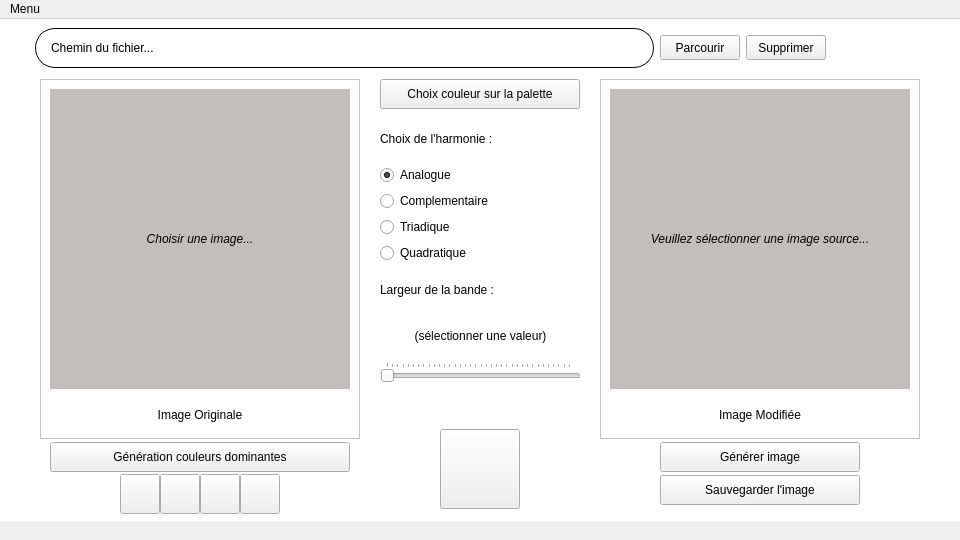
<?xml version="1.0" encoding="UTF-8"?>
<ui version="4.0">
 <class>HarmonieDesCouleurs</class>
 <widget class="QMainWindow" name="HarmonieDesCouleurs">
  <property name="geometry">
   <rect>
    <x>0</x>
    <y>0</y>
    <width>960</width>
    <height>540</height>
   </rect>
  </property>
  <property name="minimumSize">
   <size>
    <width>960</width>
    <height>540</height>
   </size>
  </property>
  <property name="sizeIncrement">
   <size>
    <width>0</width>
    <height>0</height>
   </size>
  </property>
  <property name="baseSize">
   <size>
    <width>0</width>
    <height>0</height>
   </size>
  </property>
  <property name="mouseTracking">
   <bool>false</bool>
  </property>
  <property name="contextMenuPolicy">
   <enum>Qt::DefaultContextMenu</enum>
  </property>
  <property name="windowTitle">
   <string>Harmonie Des Couleurs</string>
  </property>
  <property name="windowOpacity">
   <double>1.000000000000000</double>
  </property>
  <property name="animated">
   <bool>true</bool>
  </property>
  <widget class="QWidget" name="centralwidget">
   <property name="styleSheet">
    <string notr="true"/>
   </property>
   <widget class="QWidget" name="horizontalLayoutWidget">
    <property name="geometry">
     <rect>
      <x>10</x>
      <y>4</y>
      <width>941</width>
      <height>50</height>
     </rect>
    </property>
    <layout class="QHBoxLayout" name="horizontalLayout_3">
     <property name="leftMargin">
      <number>25</number>
     </property>
     <property name="rightMargin">
      <number>25</number>
     </property>
     <item>
      <widget class="QLabel" name="cheminParcourir">
       <property name="maximumSize">
        <size>
         <width>700</width>
         <height>40</height>
        </size>
       </property>
       <property name="autoFillBackground">
        <bool>false</bool>
       </property>
       <property name="styleSheet">
        <string notr="true">background-color: rgb(255, 255, 255);
border: 1px solid black;
border-radius: 20px;
font: 11pt &quot;Sawasdee&quot;;
</string>
       </property>
       <property name="frameShadow">
        <enum>QFrame::Sunken</enum>
       </property>
       <property name="lineWidth">
        <number>0</number>
       </property>
       <property name="text">
        <string>Chemin du fichier...</string>
       </property>
       <property name="scaledContents">
        <bool>true</bool>
       </property>
       <property name="alignment">
        <set>Qt::AlignLeading|Qt::AlignLeft|Qt::AlignVCenter</set>
       </property>
       <property name="indent">
        <number>15</number>
       </property>
      </widget>
     </item>
     <item>
      <widget class="QPushButton" name="Parcourir">
       <property name="maximumSize">
        <size>
         <width>80</width>
         <height>25</height>
        </size>
       </property>
       <property name="styleSheet">
        <string notr="true">font: 11pt &quot;Sawasdee&quot;;</string>
       </property>
       <property name="text">
        <string>Parcourir</string>
       </property>
      </widget>
     </item>
     <item>
      <widget class="QPushButton" name="Supprimer">
       <property name="maximumSize">
        <size>
         <width>80</width>
         <height>25</height>
        </size>
       </property>
       <property name="styleSheet">
        <string notr="true">font: 11pt &quot;Sawasdee&quot;;</string>
       </property>
       <property name="text">
        <string>Supprimer</string>
       </property>
      </widget>
     </item>
     <item>
      <spacer name="horizontalSpacer">
       <property name="orientation">
        <enum>Qt::Horizontal</enum>
       </property>
       <property name="sizeType">
        <enum>QSizePolicy::Maximum</enum>
       </property>
       <property name="sizeHint" stdset="0">
        <size>
         <width>100</width>
         <height>36</height>
        </size>
       </property>
      </spacer>
     </item>
    </layout>
   </widget>
   <widget class="QPushButton" name="colorSelector">
    <property name="geometry">
     <rect>
      <x>380</x>
      <y>60</y>
      <width>200</width>
      <height>30</height>
     </rect>
    </property>
    <property name="cursor">
     <cursorShape>ArrowCursor</cursorShape>
    </property>
    <property name="styleSheet">
     <string notr="true">font: 11pt &quot;Sawasdee&quot;;</string>
    </property>
    <property name="text">
     <string>Choix couleur sur la palette</string>
    </property>
   </widget>
   <widget class="QLabel" name="background">
    <property name="enabled">
     <bool>false</bool>
    </property>
    <property name="geometry">
     <rect>
      <x>0</x>
      <y>0</y>
      <width>960</width>
      <height>520</height>
     </rect>
    </property>
    <property name="styleSheet">
     <string notr="true">background-color: white;
background-image:url(&quot;../HarmonieDesCouleurs/background1920.jpg&quot;);
background-repeat: no-repeat;
background-position: center;</string>
    </property>
    <property name="text">
     <string/>
    </property>
   </widget>
   <widget class="QFrame" name="init_polaroid">
    <property name="geometry">
     <rect>
      <x>40</x>
      <y>60</y>
      <width>320</width>
      <height>360</height>
     </rect>
    </property>
    <property name="autoFillBackground">
     <bool>false</bool>
    </property>
    <property name="styleSheet">
     <string notr="true">background-color: rgb(255, 255, 255);</string>
    </property>
    <property name="frameShape">
     <enum>QFrame::StyledPanel</enum>
    </property>
    <property name="frameShadow">
     <enum>QFrame::Raised</enum>
    </property>
    <widget class="QFrame" name="init_fond_pola">
     <property name="geometry">
      <rect>
       <x>10</x>
       <y>10</y>
       <width>300</width>
       <height>300</height>
      </rect>
     </property>
     <property name="autoFillBackground">
      <bool>false</bool>
     </property>
     <property name="styleSheet">
      <string notr="true">background-color: rgb(192, 191, 188);</string>
     </property>
     <property name="frameShape">
      <enum>QFrame::StyledPanel</enum>
     </property>
     <property name="frameShadow">
      <enum>QFrame::Plain</enum>
     </property>
     <property name="lineWidth">
      <number>1</number>
     </property>
     <widget class="QLabel" name="init_image_label">
      <property name="geometry">
       <rect>
        <x>0</x>
        <y>0</y>
        <width>300</width>
        <height>300</height>
       </rect>
      </property>
      <property name="font">
       <font>
        <italic>true</italic>
       </font>
      </property>
      <property name="cursor">
       <cursorShape>ArrowCursor</cursorShape>
      </property>
      <property name="text">
       <string>Choisir une image...</string>
      </property>
      <property name="scaledContents">
       <bool>false</bool>
      </property>
      <property name="alignment">
       <set>Qt::AlignCenter</set>
      </property>
      <property name="wordWrap">
       <bool>false</bool>
      </property>
     </widget>
    </widget>
    <widget class="QLabel" name="init_legende">
     <property name="geometry">
      <rect>
       <x>10</x>
       <y>325</y>
       <width>300</width>
       <height>21</height>
      </rect>
     </property>
     <property name="styleSheet">
      <string notr="true">font: 75 11pt &quot;Purisa&quot;;</string>
     </property>
     <property name="text">
      <string>Image Originale</string>
     </property>
     <property name="alignment">
      <set>Qt::AlignCenter</set>
     </property>
    </widget>
   </widget>
   <widget class="QFrame" name="final_polaroid">
    <property name="geometry">
     <rect>
      <x>600</x>
      <y>60</y>
      <width>320</width>
      <height>360</height>
     </rect>
    </property>
    <property name="autoFillBackground">
     <bool>false</bool>
    </property>
    <property name="styleSheet">
     <string notr="true">background-color: rgb(255, 255, 255);</string>
    </property>
    <property name="frameShape">
     <enum>QFrame::StyledPanel</enum>
    </property>
    <property name="frameShadow">
     <enum>QFrame::Raised</enum>
    </property>
    <widget class="QFrame" name="final_fond_pola">
     <property name="geometry">
      <rect>
       <x>10</x>
       <y>10</y>
       <width>300</width>
       <height>300</height>
      </rect>
     </property>
     <property name="autoFillBackground">
      <bool>false</bool>
     </property>
     <property name="styleSheet">
      <string notr="true">background-color: rgb(192, 191, 188);</string>
     </property>
     <property name="frameShape">
      <enum>QFrame::StyledPanel</enum>
     </property>
     <property name="frameShadow">
      <enum>QFrame::Plain</enum>
     </property>
     <property name="lineWidth">
      <number>1</number>
     </property>
     <widget class="QLabel" name="final_image_label">
      <property name="geometry">
       <rect>
        <x>0</x>
        <y>0</y>
        <width>300</width>
        <height>300</height>
       </rect>
      </property>
      <property name="font">
       <font>
        <italic>true</italic>
       </font>
      </property>
      <property name="cursor">
       <cursorShape>ArrowCursor</cursorShape>
      </property>
      <property name="text">
       <string>Veuillez sélectionner une image source...</string>
      </property>
      <property name="scaledContents">
       <bool>false</bool>
      </property>
      <property name="alignment">
       <set>Qt::AlignCenter</set>
      </property>
      <property name="wordWrap">
       <bool>false</bool>
      </property>
     </widget>
    </widget>
    <widget class="QLabel" name="final_legende">
     <property name="geometry">
      <rect>
       <x>10</x>
       <y>325</y>
       <width>300</width>
       <height>21</height>
      </rect>
     </property>
     <property name="styleSheet">
      <string notr="true">font: 75 11pt &quot;Purisa&quot;;</string>
     </property>
     <property name="text">
      <string>Image Modifiée</string>
     </property>
     <property name="alignment">
      <set>Qt::AlignCenter</set>
     </property>
    </widget>
   </widget>
   <widget class="QPushButton" name="dom_colors">
    <property name="geometry">
     <rect>
      <x>50</x>
      <y>423</y>
      <width>300</width>
      <height>30</height>
     </rect>
    </property>
    <property name="styleSheet">
     <string notr="true">font: 11pt &quot;Sawasdee&quot;;</string>
    </property>
    <property name="text">
     <string>Génération couleurs dominantes</string>
    </property>
   </widget>
   <widget class="QPushButton" name="d_color_1">
    <property name="enabled">
     <bool>true</bool>
    </property>
    <property name="geometry">
     <rect>
      <x>120</x>
      <y>455</y>
      <width>40</width>
      <height>40</height>
     </rect>
    </property>
    <property name="text">
     <string/>
    </property>
    <property name="checkable">
     <bool>false</bool>
    </property>
   </widget>
   <widget class="QPushButton" name="d_color_2">
    <property name="geometry">
     <rect>
      <x>160</x>
      <y>455</y>
      <width>40</width>
      <height>40</height>
     </rect>
    </property>
    <property name="text">
     <string/>
    </property>
   </widget>
   <widget class="QPushButton" name="d_color_3">
    <property name="geometry">
     <rect>
      <x>200</x>
      <y>455</y>
      <width>40</width>
      <height>40</height>
     </rect>
    </property>
    <property name="text">
     <string/>
    </property>
   </widget>
   <widget class="QPushButton" name="d_color_4">
    <property name="geometry">
     <rect>
      <x>240</x>
      <y>455</y>
      <width>40</width>
      <height>40</height>
     </rect>
    </property>
    <property name="text">
     <string/>
    </property>
   </widget>
   <widget class="QPushButton" name="GenererImgFinal">
    <property name="geometry">
     <rect>
      <x>660</x>
      <y>423</y>
      <width>200</width>
      <height>30</height>
     </rect>
    </property>
    <property name="styleSheet">
     <string notr="true">font: 11pt &quot;Sawasdee&quot;;</string>
    </property>
    <property name="text">
     <string>Générer image</string>
    </property>
   </widget>
   <widget class="QPushButton" name="colorChosenUI">
    <property name="geometry">
     <rect>
      <x>440</x>
      <y>410</y>
      <width>80</width>
      <height>80</height>
     </rect>
    </property>
    <property name="text">
     <string/>
    </property>
   </widget>
   <widget class="QWidget" name="verticalLayoutWidget">
    <property name="geometry">
     <rect>
      <x>380</x>
      <y>100</y>
      <width>201</width>
      <height>263</height>
     </rect>
    </property>
    <layout class="QVBoxLayout" name="choixHarmonieLayout">
     <item>
      <widget class="QLabel" name="radioB__Text">
       <property name="styleSheet">
        <string notr="true">font: 11pt &quot;Sawasdee&quot;;</string>
       </property>
       <property name="text">
        <string>Choix de l'harmonie :</string>
       </property>
      </widget>
     </item>
     <item>
      <widget class="QRadioButton" name="radioB_Analogue">
       <property name="enabled">
        <bool>true</bool>
       </property>
       <property name="cursor">
        <cursorShape>PointingHandCursor</cursorShape>
       </property>
       <property name="styleSheet">
        <string notr="true">font: 11pt &quot;Sawasdee&quot;;</string>
       </property>
       <property name="text">
        <string>Analogue</string>
       </property>
       <property name="checked">
        <bool>true</bool>
       </property>
      </widget>
     </item>
     <item>
      <widget class="QRadioButton" name="radioB_Complementaire">
       <property name="cursor">
        <cursorShape>PointingHandCursor</cursorShape>
       </property>
       <property name="styleSheet">
        <string notr="true">font: 11pt &quot;Sawasdee&quot;;</string>
       </property>
       <property name="text">
        <string>Complementaire</string>
       </property>
      </widget>
     </item>
     <item>
      <widget class="QRadioButton" name="radioB_Triadique">
       <property name="cursor">
        <cursorShape>PointingHandCursor</cursorShape>
       </property>
       <property name="styleSheet">
        <string notr="true">font: 11pt &quot;Sawasdee&quot;;</string>
       </property>
       <property name="text">
        <string>Triadique</string>
       </property>
      </widget>
     </item>
     <item>
      <widget class="QRadioButton" name="radioB_Quadratique">
       <property name="cursor">
        <cursorShape>PointingHandCursor</cursorShape>
       </property>
       <property name="styleSheet">
        <string notr="true">font: 11pt &quot;Sawasdee&quot;;</string>
       </property>
       <property name="text">
        <string>Quadratique</string>
       </property>
      </widget>
     </item>
     <item>
      <widget class="QLabel" name="radioB__Text_2">
       <property name="styleSheet">
        <string notr="true">font: 11pt &quot;Sawasdee&quot;;</string>
       </property>
       <property name="text">
        <string>Largeur de la bande :</string>
       </property>
      </widget>
     </item>
     <item>
      <widget class="QLabel" name="valeurSlider">
       <property name="styleSheet">
        <string notr="true">font: oblique 11pt &quot;Sawasdee&quot;;</string>
       </property>
       <property name="text">
        <string>(sélectionner une valeur)</string>
       </property>
       <property name="alignment">
        <set>Qt::AlignCenter</set>
       </property>
      </widget>
     </item>
     <item>
      <widget class="QSlider" name="horizontalSlider">
       <property name="minimum">
        <number>1</number>
       </property>
       <property name="maximum">
        <number>359</number>
       </property>
       <property name="orientation">
        <enum>Qt::Horizontal</enum>
       </property>
       <property name="tickPosition">
        <enum>QSlider::TicksAbove</enum>
       </property>
       <property name="tickInterval">
        <number>10</number>
       </property>
      </widget>
     </item>
    </layout>
   </widget>
   <widget class="QPushButton" name="Save_image">
    <property name="enabled">
     <bool>true</bool>
    </property>
    <property name="geometry">
     <rect>
      <x>660</x>
      <y>456</y>
      <width>200</width>
      <height>30</height>
     </rect>
    </property>
    <property name="styleSheet">
     <string notr="true">font: 11pt &quot;Sawasdee&quot;;</string>
    </property>
    <property name="text">
     <string>Sauvegarder l'image</string>
    </property>
    <property name="checkable">
     <bool>false</bool>
    </property>
    <property name="autoDefault">
     <bool>false</bool>
    </property>
    <property name="default">
     <bool>false</bool>
    </property>
    <property name="flat">
     <bool>false</bool>
    </property>
   </widget>
   <zorder>background</zorder>
   <zorder>horizontalLayoutWidget</zorder>
   <zorder>colorSelector</zorder>
   <zorder>init_polaroid</zorder>
   <zorder>final_polaroid</zorder>
   <zorder>dom_colors</zorder>
   <zorder>d_color_1</zorder>
   <zorder>d_color_2</zorder>
   <zorder>d_color_3</zorder>
   <zorder>d_color_4</zorder>
   <zorder>GenererImgFinal</zorder>
   <zorder>colorChosenUI</zorder>
   <zorder>verticalLayoutWidget</zorder>
   <zorder>Save_image</zorder>
  </widget>
  <widget class="QMenuBar" name="menubar">
   <property name="geometry">
    <rect>
     <x>0</x>
     <y>0</y>
     <width>960</width>
     <height>22</height>
    </rect>
   </property>
   <widget class="QMenu" name="menuMenu">
    <property name="title">
     <string>Menu</string>
    </property>
    <addaction name="actionCredits"/>
    <addaction name="actionQuitter"/>
   </widget>
   <addaction name="menuMenu"/>
  </widget>
  <widget class="QStatusBar" name="statusbar">
   <property name="enabled">
    <bool>false</bool>
   </property>
   <property name="sizeGripEnabled">
    <bool>false</bool>
   </property>
  </widget>
  <action name="actionCredits">
   <property name="text">
    <string>Crédits</string>
   </property>
   <property name="toolTip">
    <string>Crédits</string>
   </property>
  </action>
  <action name="actionQuitter">
   <property name="text">
    <string>Quitter</string>
   </property>
  </action>
 </widget>
 <resources/>
 <connections/>
</ui>
